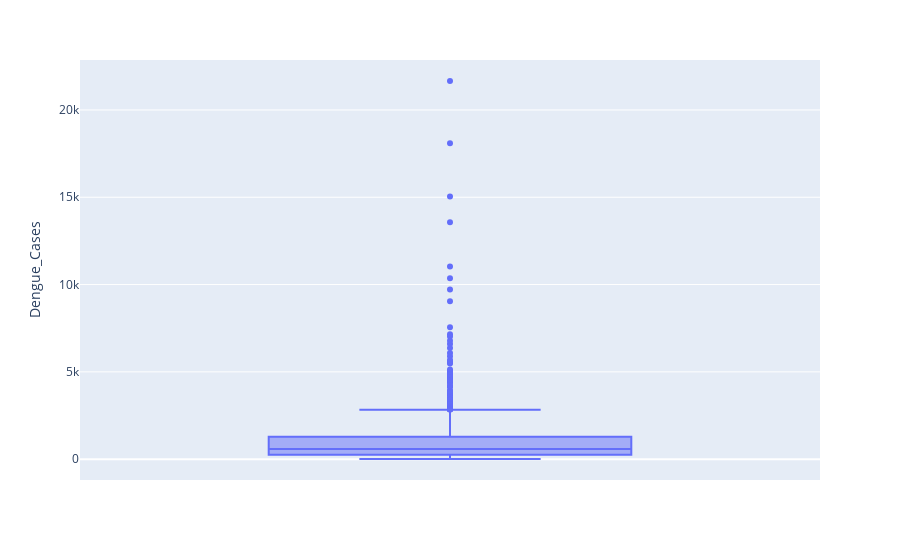

This figure's notebook cell:
### Markdown cell above
We will also check for **outliers** for both the **Dengue_Cases** and **Dengue_Deaths** columns.

### Code cell
fig = px.box(cases_df, y="Dengue_Cases")
fig.show()

### Figure 1 — Plotly figure (JSON) as saved in the notebook; plotly's stock layout.template omitted (floating-point values rounded to 4 significant figures; data arrays with more than 128 entries replaced by an {"elided": "..."} marker saying what was removed)
{"data": [{"alignmentgroup": "True", "hovertemplate": "Dengue_Cases=%{y}<extra></extra>", "legendgroup": "", "marker": {"color": "#636efa"}, "name": "", "notched": false, "offsetgroup": "", "orientation": "v", "showlegend": false, "type": "box", "x0": " ", "xaxis": "x", "y": {"elided": "1020 int values"}, "y0": " ", "yaxis": "y"}], "layout": {"boxmode": "group", "legend": {"tracegroupgap": 0}, "margin": {"t": 60}, "xaxis": {"anchor": "y", "domain": [0, 1]}, "yaxis": {"anchor": "x", "domain": [0, 1], "title": {"text": "Dengue_Cases"}}}}
